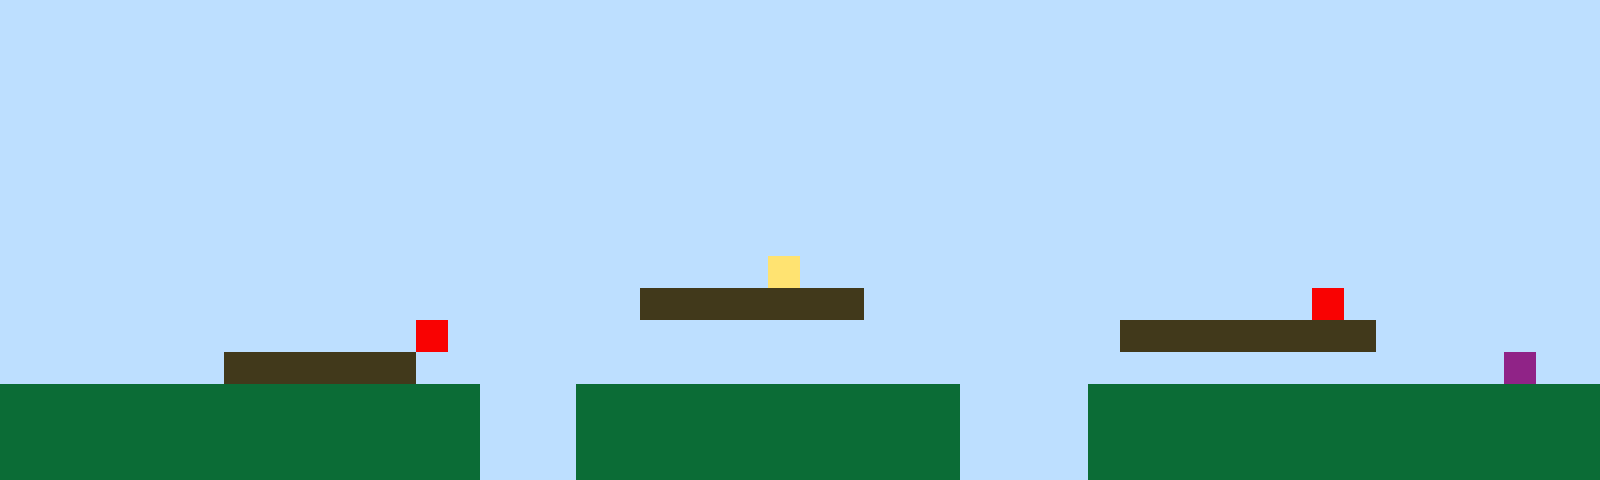

A 2D game scene composited from a Tiled map and its tileset images. What follows is a short description and the map's XML, with every tile layer's data as written:
An orthogonal 50x15 tile map with 32x32 px tiles, 1 tile layer (Tile Layer 1).

<map version="1.10" tiledversion="1.11.2" orientation="orthogonal" renderorder="right-up" width="50" height="15" tilewidth="32" tileheight="32" infinite="0" nextlayerid="2" nextobjectid="1"><editorsettings><export target="map1.csv" format="csv" /></editorsettings><tileset firstgid="1" name="sprites" tilewidth="32" tileheight="32" tilecount="6" columns="3"><image source="sprites.png" width="96" height="64" /></tileset><layer id="1" name="Tile Layer 1" width="50" height="15"><data encoding="csv">1,1,1,1,1,1,1,1,1,1,1,1,1,1,1,1,1,1,1,1,1,1,1,1,1,1,1,1,1,1,1,1,1,1,1,1,1,1,1,1,1,1,1,1,1,1,1,1,1,1,1,1,1,1,1,1,1,1,1,1,1,1,1,1,1,1,1,1,1,1,1,1,1,1,1,1,1,1,1,1,1,1,1,1,1,1,1,1,1,1,1,1,1,1,1,1,1,1,1,1,1,1,1,1,1,1,1,1,1,1,1,1,1,1,1,1,1,1,1,1,1,1,1,1,1,1,1,1,1,1,1,1,1,1,1,1,1,1,1,1,1,1,1,1,1,1,1,1,1,1,1,1,1,1,1,1,1,1,1,1,1,1,1,1,1,1,1,1,1,1,1,1,1,1,1,1,1,1,1,1,1,1,1,1,1,1,1,1,1,1,1,1,1,1,1,1,1,1,1,1,1,1,1,1,1,1,1,1,1,1,1,1,1,1,1,1,1,1,1,1,1,1,1,1,1,1,1,1,1,1,1,1,1,1,1,1,1,1,1,1,1,1,1,1,1,1,1,1,1,1,1,1,1,1,1,1,1,1,1,1,1,1,1,1,1,1,1,1,1,1,1,1,1,1,1,1,1,1,1,1,1,1,1,1,1,1,1,1,1,1,1,1,1,1,1,1,1,1,1,1,1,1,1,1,1,1,1,1,1,1,1,1,1,1,1,1,1,1,1,1,1,1,1,1,1,1,1,1,1,1,1,1,1,1,1,1,1,1,1,1,1,1,1,1,1,1,1,1,1,1,1,1,1,1,1,1,1,1,1,1,1,1,1,1,1,1,1,1,1,1,1,1,1,1,1,1,1,1,1,1,1,1,1,1,1,1,1,1,1,1,1,1,1,1,1,1,1,1,1,1,1,1,1,1,1,1,1,1,1,1,1,1,1,1,1,1,1,1,1,1,1,1,1,1,4,1,1,1,1,1,1,1,1,1,1,1,1,1,1,1,1,1,1,1,1,1,1,1,1,1,1,1,1,1,1,1,1,1,1,1,1,1,1,1,1,1,1,1,1,1,3,3,3,3,3,3,3,1,1,1,1,1,1,1,1,1,1,1,1,1,1,5,1,1,1,1,1,1,1,1,1,1,1,1,1,1,1,1,1,1,1,1,1,5,1,1,1,1,1,1,1,1,1,1,1,1,1,1,1,1,1,1,1,1,1,3,3,3,3,3,3,3,3,1,1,1,1,1,1,1,1,1,1,1,1,1,1,3,3,3,3,3,3,1,1,1,1,1,1,1,1,1,1,1,1,1,1,1,1,1,1,1,1,1,1,1,1,1,1,1,1,1,1,1,1,1,1,6,1,1,2,2,2,2,2,2,2,2,2,2,2,2,2,2,2,1,1,1,2,2,2,2,2,2,2,2,2,2,2,2,1,1,1,1,2,2,2,2,2,2,2,2,2,2,2,2,2,2,2,2,2,2,2,2,2,2,2,2,2,2,2,2,2,2,2,1,1,1,2,2,2,2,2,2,2,2,2,2,2,2,1,1,1,1,2,2,2,2,2,2,2,2,2,2,2,2,2,2,2,2,2,2,2,2,2,2,2,2,2,2,2,2,2,2,2,1,1,1,2,2,2,2,2,2,2,2,2,2,2,2,1,1,1,1,2,2,2,2,2,2,2,2,2,2,2,2,2,2,2,2</data></layer></map>
